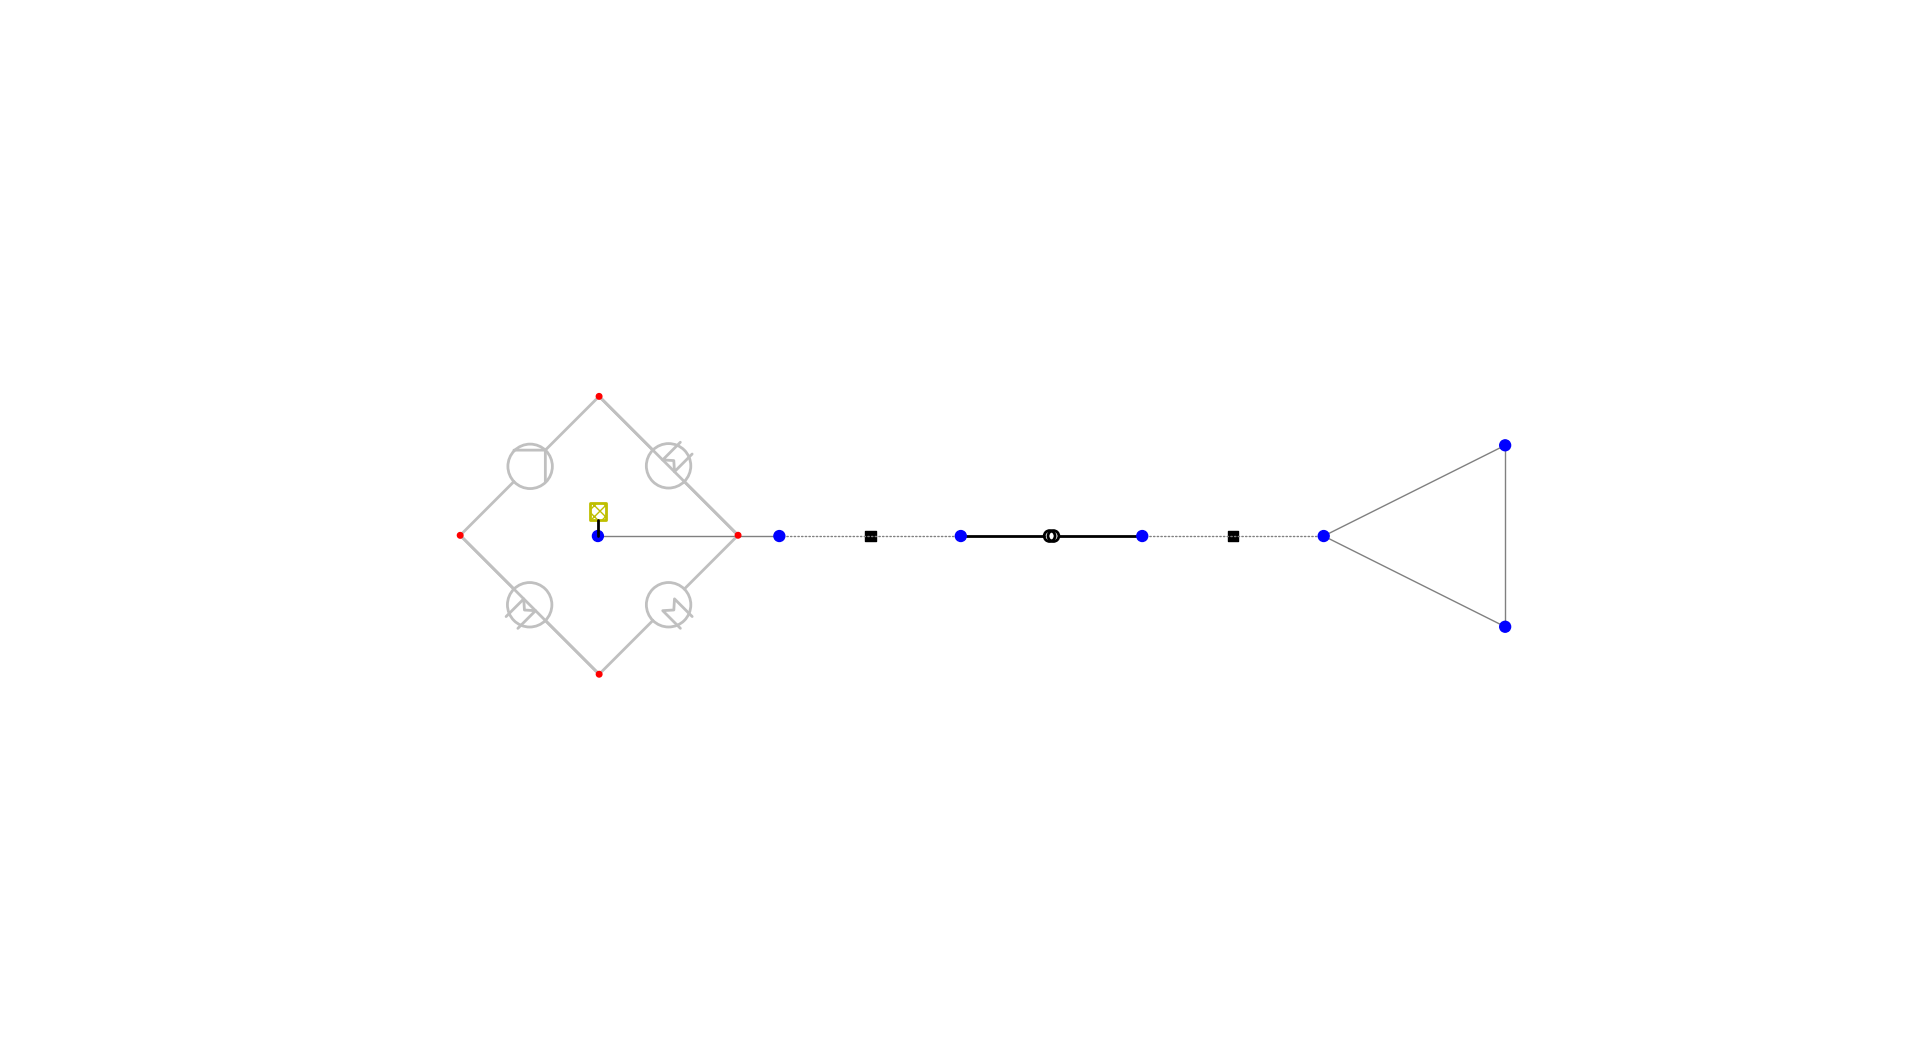

The script that drew this image:
import pandapipes.plotting as plot
from itertools import chain
from pandapower.control import ConstControl
from pandapipes.properties.fluids import get_fluid
from pandapower.control.basic_controller import Controller
from pandas.errors import InvalidIndexError

import matplotlib.pyplot as plt
import pandapipes.plotting as pp_plot

import sys
try:
    import matplotlib.pyplot as plt
    MATPLOTLIB_INSTALLED = True
except ImportError:
    MATPLOTLIB_INSTALLED = False

from pandapower.auxiliary import soft_dependency_error
from pandapower.plotting.plotting_toolbox import get_collection_sizes
from pandapower.plotting.collections import create_bus_collection, create_line_collection, \
    create_trafo_collection, create_trafo3w_collection, \
    create_line_switch_collection, draw_collections, create_bus_bus_switch_collection, create_ext_grid_collection, create_sgen_collection, \
    create_gen_collection, create_load_collection, create_dcline_collection
from pandapower.plotting.generic_geodata import create_generic_coordinates
from pandapipes.component_models.circulation_pump_mass_component import CirculationPumpMass
from pandapipes.component_models.circulation_pump_pressure_component import CirculationPumpPressure
from pandapipes.component_models.pump_component import Pump
from pandapipes.plotting.collections import create_junction_collection, create_pipe_collection, \
    create_valve_collection, create_source_collection, create_pressure_control_collection, \
    create_heat_exchanger_collection, create_sink_collection, create_pump_collection, \
    create_compressor_collection, create_flow_control_collection
from pandapipes.plotting.generic_geodata import create_generic_coordinates
from pandapipes.plotting.plotting_toolbox import get_collection_sizes

try:
    import pandaplan.core.pplog as logging
except ImportError:
    import logging

logger = logging.getLogger(__name__)

import pandapower.plotting as pp_plot
import pandapipes.plotting as pipes_plot
import matplotlib.pyplot as plt


import pandapower.plotting as pp_plot
import pandapipes.plotting as pipes_plot
import matplotlib.pyplot as plt
import sys
from coupled_nets_power_heat import *
def plot_coupled_network_with_highlighted_bus(multinet, highlighted_bus):
    fig, ax = plt.subplots()

    # Plot pandapower network
    power_network = multinet["nets"]["power"]
    pp_plot.simple_plot(power_network, ax=ax)

    # Highlight the specific bus in pandapipes network
    heat_network = multinet["nets"]["heat"]
    highlighted_bus_color = 'red'  # Choose your desired color
    pipes_plot.simple_plot(heat_network, ax=ax, bus_color=highlighted_bus_color, highlighted_bus=highlighted_bus)

    plt.show()

plot_coupled_network_with_highlighted_bus(multinet, highlighted_bus=3)

def plot_coupled_network(multinet):
    fig, ax = plt.subplots()

    # Plot pandapower network
    power_network = multinet["nets"]["power"]
    pp_plot.simple_plot(power_network, ax=ax)

    # Plot pandapipes network
    heat_network = multinet["nets"]["heat"]
    pipes_plot.simple_plot(heat_network, ax=ax)

    plt.show()

# plotting coupled net
plot_coupled_network(multinet)
